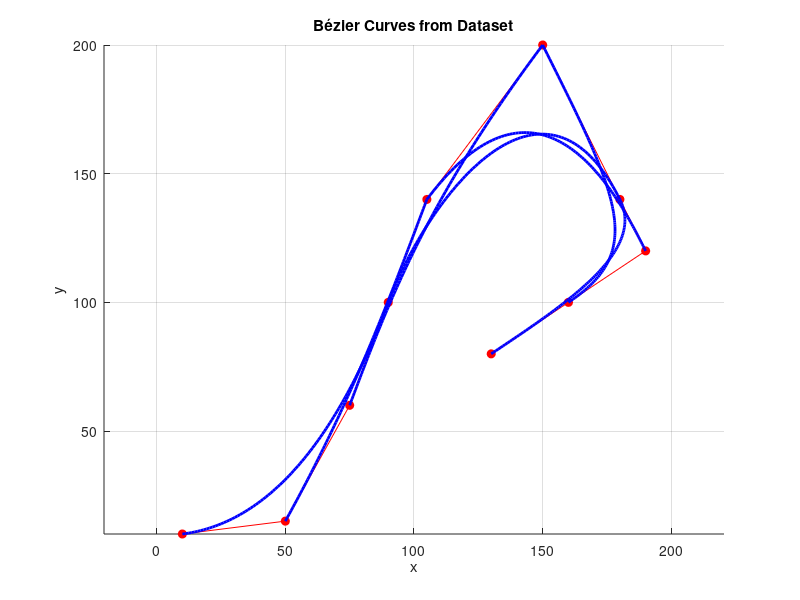

The MATLAB script that drew this image:
% Bezier curve with a dataset
% Define the dataset
data = [
    10, 10;
    50, 15;
    75, 60;
    90, 100;
    105, 140;
    150, 200;
    180, 140;
    190, 120;
    160, 100;
    130, 80
];

% Number of points in the dataset
n = size(data, 1);

% Number of segments (each cubic Bézier uses 4 points)
num_segments = n - 3; % last segment will use P6, P7, P8, P9

% Prepare for plotting
figure;
hold on;

% Plot original data points
plot(data(:, 1), data(:, 2), 'ro-', 'MarkerFaceColor', 'r', 'DisplayName', 'Data Points');

% Loop through each segment and plot the cubic Bézier curve
for i = 1:num_segments
    % Control points for the cubic Bézier curve
    P0 = data(i, :);
    P1 = data(i + 1, :);
    P2 = data(i + 2, :);
    P3 = data(i + 3, :);

    % Number of points for the Bézier curve
    num_points = 100;
    t_values = linspace(0, 1, num_points);
    curve_points = zeros(num_points, 2); % Preallocate matrix for curve points

    % Compute the Bézier curve points
    for j = 1:num_points
        t = t_values(j);
        curve_points(j, :) = (1-t)^3 * P0 + ...
                             3*t*(1-t)^2 * P1 + ...
                             3*t^2*(1-t) * P2 + ...
                             t^3 * P3;
    end

    % Plot the Bézier curve
    plot(curve_points(:, 1), curve_points(:, 2), 'b-', 'LineWidth', 2, ...
         'DisplayName', sprintf('Bézier Curve %d', i));
end

% Plot settings
title('Bézier Curves from Dataset');
xlabel('x');
ylabel('y');
grid on;
axis equal;
hold off;
